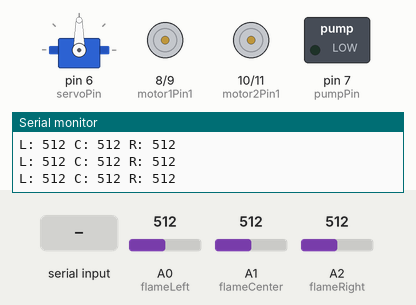
The sketch below on a simulated Arduino Uno, built with avr-gcc and run on an emulated ATmega328P. Parts: servo, motor-driver pin pairs drawn as motors (green arrow = first pin HIGH = forward, orange = second pin HIGH = backward, longer = more drive), switched loads named in the sketch (green lamp = pin HIGH), the last lines printed to the serial monitor. The inputs (shaded band) are chosen by the test bench; at power-on: A0 (flameLeft) = 512, A1 (flameCenter) = 512, A2 (flameRight) = 512.

Above: at 1.2 s.
1.3 s: A0 (flameLeft) set to 488
At 3.5 s:
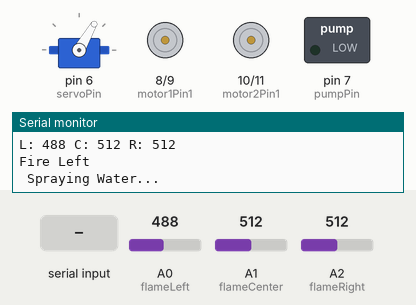
4.3 s: A1 (flameCenter) set to 488
7.3 s: "M" received over the second serial link
At 8.2 s:
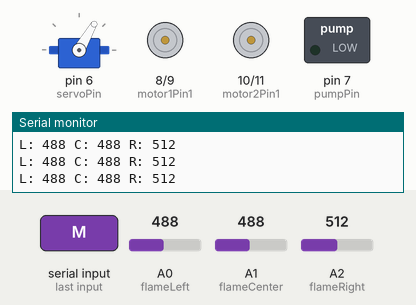
10.3 s: "B" received over the second serial link
At 11.3 s:
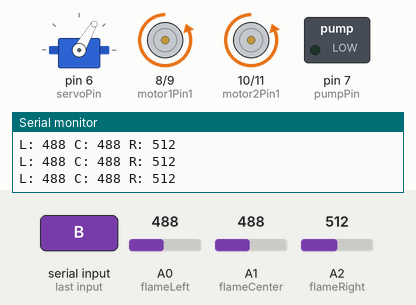
11.8 s: "R" received over the second serial link
At 12.5 s:
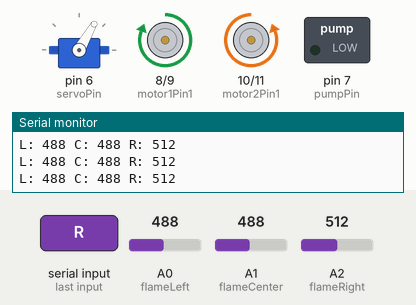
13.3 s: A2 (flameRight) set to 988
16.3 s: A2 (flameRight) set to 1014
Timing chart, 0 to 18.8 s (numbered marks = the images above; inputs shaded):
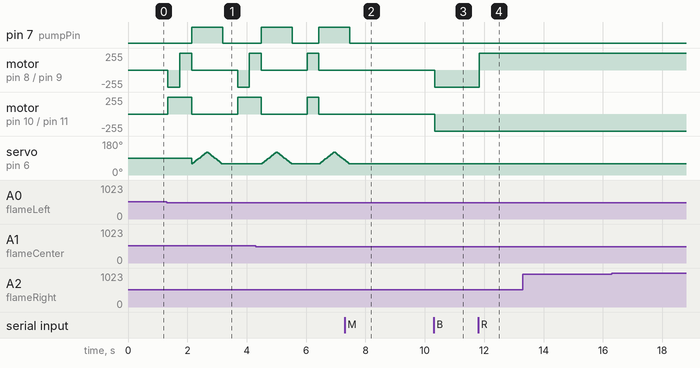

The sketch:

fire_fighting_robo.ino
```cpp
#include <Servo.h>
#include <SoftwareSerial.h>

// Motor Pins
const int motor1Pin1 = 8;
const int motor1Pin2 = 9;
const int motor2Pin1 = 10;
const int motor2Pin2 = 11;

// Flame Sensors
const int flameLeft = A0;
const int flameCenter = A1;
const int flameRight = A2;

// Servo & Pump
const int servoPin = 6;
const int pumpPin = 7;

// Threshold
const int flameThreshold = 500;

// Objects
Servo servo;
SoftwareSerial BT(2, 3); // RX, TX

// Mode Control
bool manualModeEnabled = false;

void setup() {
  pinMode(motor1Pin1, OUTPUT);
  pinMode(motor1Pin2, OUTPUT);
  pinMode(motor2Pin1, OUTPUT);
  pinMode(motor2Pin2, OUTPUT);
  pinMode(pumpPin, OUTPUT);

  servo.attach(servoPin);
  servo.write(90); // Center position

  digitalWrite(pumpPin, LOW);

  BT.begin(9600);
  Serial.begin(9600);

  Serial.println(" Fire Fighting Robot Ready");
  Serial.println("Send 'M' for Manual Mode, 'A' for Auto Mode");
}

void loop() {
  // Read flame sensors
  int left = analogRead(flameLeft);
  int center = analogRead(flameCenter);
  int right = analogRead(flameRight);

  // Debug values
  Serial.print("L: "); Serial.print(left);
  Serial.print(" C: "); Serial.print(center);
  Serial.print(" R: "); Serial.println(right);

  // Check Bluetooth commands
  if (BT.available()) {
    char command = BT.read();
    Serial.print("Command: "); Serial.println(command);

    if (command == 'M') {
      manualModeEnabled = true;
      stopMotors();
      Serial.println("Manual Mode Enabled");
    }
    else if (command == 'A') {
      manualModeEnabled = false;
      stopMotors();
      Serial.println("Auto Mode Enabled");
    }
    else if (manualModeEnabled) {
      manualControl(command);
    }
  }

  // Automatic Mode
  if (!manualModeEnabled) {
    if (left < flameThreshold || center < flameThreshold || right < flameThreshold) {
      automaticMode(left, center, right);
    } else {
      stopMotors();
      digitalWrite(pumpPin, LOW);
    }
  }
}

//  AUTOMATIC MODE
void automaticMode(int left, int center, int right) {
  if (center < flameThreshold) {
    Serial.println("Fire Ahead");
    forward();
    delay(400);
    stopMotors();
    sprayWater();
  }
  else if (left < flameThreshold) {
    Serial.println("Fire Left");
    leftTurn();
    delay(400);
    forward();
    delay(400);
    stopMotors();
    sprayWater();
  }
  else if (right < flameThreshold) {
    Serial.println("Fire Right");
    rightTurn();
    delay(400);
    forward();
    delay(400);
    stopMotors();
    sprayWater();
  }
}

//  MANUAL CONTROL
void manualControl(char command) {
  if (command == 'F') forward();
  else if (command == 'B') backward();
  else if (command == 'L') leftTurn();
  else if (command == 'R') rightTurn();
  else if (command == 'S') stopMotors();
}

//  MOVEMENT FUNCTIONS
void forward() {
  digitalWrite(motor1Pin1, HIGH);
  digitalWrite(motor1Pin2, LOW);
  digitalWrite(motor2Pin1, HIGH);
  digitalWrite(motor2Pin2, LOW);
}

void backward() {
  digitalWrite(motor1Pin1, LOW);
  digitalWrite(motor1Pin2, HIGH);
  digitalWrite(motor2Pin1, LOW);
  digitalWrite(motor2Pin2, HIGH);
}

void leftTurn() {
  digitalWrite(motor1Pin1, LOW);
  digitalWrite(motor1Pin2, HIGH);
  digitalWrite(motor2Pin1, HIGH);
  digitalWrite(motor2Pin2, LOW);
}

void rightTurn() {
  digitalWrite(motor1Pin1, HIGH);
  digitalWrite(motor1Pin2, LOW);
  digitalWrite(motor2Pin1, LOW);
  digitalWrite(motor2Pin2, HIGH);
}

void stopMotors() {
  digitalWrite(motor1Pin1, LOW);
  digitalWrite(motor1Pin2, LOW);
  digitalWrite(motor2Pin1, LOW);
  digitalWrite(motor2Pin2, LOW);
}

//  SPRAY WATER FUNCTION
void sprayWater() {
  Serial.println(" Spraying Water...");

  digitalWrite(pumpPin, HIGH);

  // Servo sweep
  for (int pos = 60; pos <= 120; pos += 5) {
    servo.write(pos);
    delay(40);
  }
  for (int pos = 120; pos >= 60; pos -= 5) {
    servo.write(pos);
    delay(40);
  }

  digitalWrite(pumpPin, LOW);
  delay(500);
}
```

Measured:
- the behaviour switches between 500 and 499 on A0 (flameLeft) (found by bisection; images 0 and 1)
- after the input at 1.3 s, pin 7 (pumpPin): LOW → HIGH after 0.85 s, → LOW 1.0 s later; motor on pin 8 (motor1Pin1) / pin 9 (motor1Pin2): stopped → backward 255/255 after 0.05 s, → forward 255/255 0.40 s later, → stopped 0.40 s later, → backward 255/255 1.5 s later, … (5 changes in this stretch)
- after the input at 7.3 s, pin 7 (pumpPin): goes on until 7.5 s, then stays LOW; motor on pin 8 (motor1Pin1) / pin 9 (motor1Pin2), motor on pin 10 (motor2Pin1) / pin 11 (motor2Pin2): stays stopped (without the input it goes to forward 255/255 after 0.68 s); servo on pin 6 (servoPin): goes on until 7.4 s, then stays 60°
- after the input at 10.3 s, motor on pin 8 (motor1Pin1) / pin 9 (motor1Pin2), motor on pin 10 (motor2Pin1) / pin 11 (motor2Pin2): stopped → backward 255/255 at once
- after the input at 11.8 s, motor on pin 8 (motor1Pin1) / pin 9 (motor1Pin2): backward 255/255 → forward 255/255 at once
